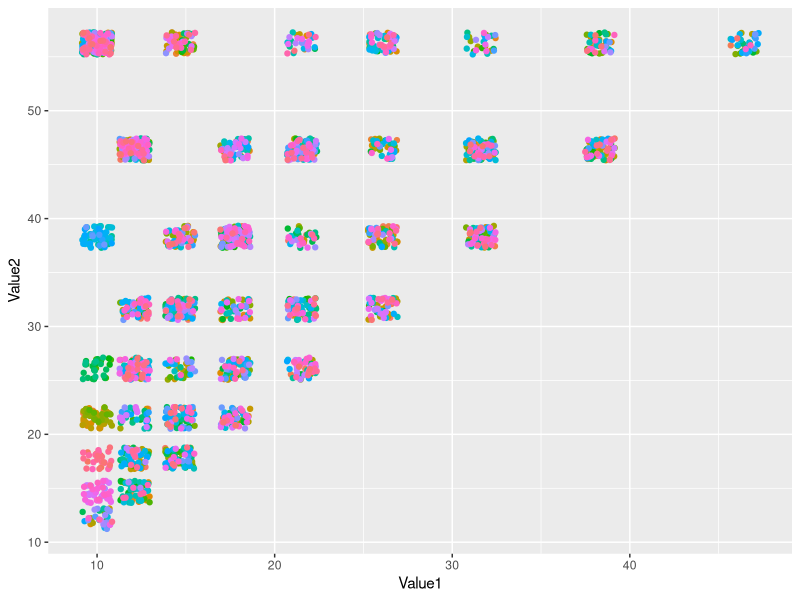
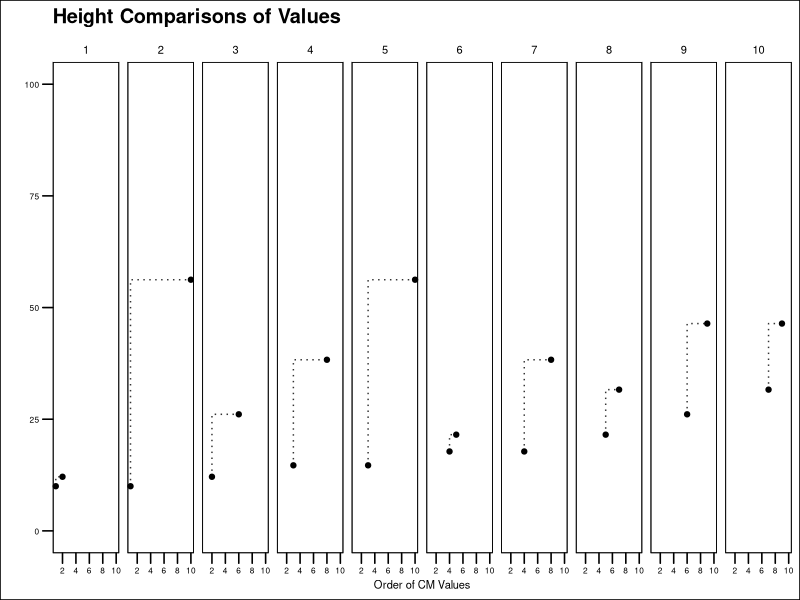

These charts were generated, in order, by the following R code:
## ---------------------------
##
## Script name: 
##
## Purpose of script:
##
## Author: Tyler Wiederich
##
## Date Created: 2022-10-18
##
## ---------------------------
##
## Notes:
##   
##
## ---------------------------

library(tidyverse)

values = read_csv('CM_possible_values.csv')

values_d = values %>% 
  select(Value1:Set) %>% 
  group_by(Set) %>% 
  arrange(Set, Value1, Value2) %>% 
  mutate(Sequence = 1:10,
         Set = as.character(Set)) %>% 
  ungroup() %>% 
  mutate(VL1 = log(Value1),
         VL2 = log(Value2),
         D = Value2 - Value1,
         DL = VL2 - VL1,
         Ratio = round(Value1/Value2,3)) %>% 
  arrange(Set, Ratio)
  



  ggplot(values_d,
         mapping = aes(x = Value1,
                       y = Value2,
                       color = Set)) +
  geom_point(position = 'jitter') +
  theme(legend.position = 'none')

cm_seq = data.frame(Seq = 1:10, CM = sort(unique(c(values_d$Value1, values_d$Value2))))

values_d %>% 
  pivot_longer(cols = c(Value1, Value2)) %>% 
  left_join(cm_seq, by = c('value' = 'CM')) %>% 
  mutate(Within = rep(1:2, times = 5040/2)) %>% 
  filter(Set == 12) %>% 
  ggplot(aes(x = Seq, y = value, 
             group = Sequence
             #, color = as.character(Sequence)
             )) +
    geom_step(direction = 'vh',
              linetype = 'dotted',
              color = 'grey20') +
    geom_point() +
  scale_x_continuous(breaks = c(2,4,6,8,10)) +
  scale_y_continuous(#breaks = round(c(0,cm_values),2),
                     limits = c(0, 100)) +
  facet_grid(.~Sequence) +
  labs(x = 'Order of CM Values',
       y = '',
       title = 'Height Comparisons of Values') +
  ggthemes::theme_base() +
  theme(legend.position = 'none',
        axis.text = element_text(size = 6),
        axis.title = element_text(size = 8),
        strip.text = element_text(size = 8),
        title = element_text(size = 12))




